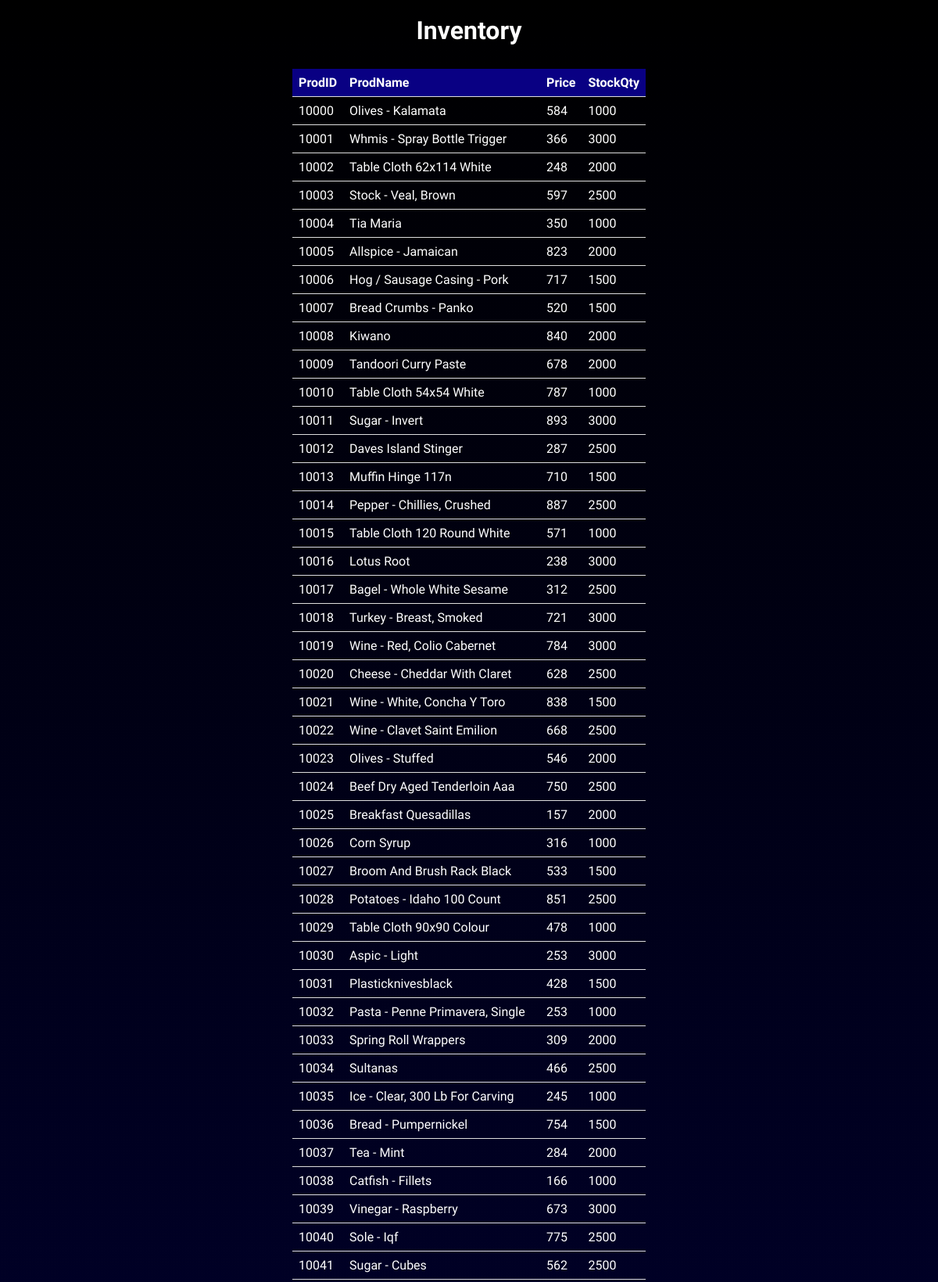
Page /html_files/tables/inventory.php (upper part) on the committed database.
### tables this page shows
CREATE TABLE IF NOT EXISTS Inventory (
        ProdID INT NOT NULL AUTO_INCREMENT,
        ProdName VARCHAR(60) NOT NULL,
        Price INT,
        StockQty INT,
        PRIMARY KEY (ProdID),
        CONSTRAINT PriceCheck CHECK (Price > 0),
        CONSTRAINT StockCheck CHECK (StockQty >= 0)
    );

### html_files/tables/inventory.php (the view, shortened to what this page needs)
<!DOCTYPE html>
<html>
<head>
    <link rel="stylesheet" href="../style.css">
</head>
<body>
    <h2>Inventory</h2>
    <table>
        <tr>
            <th>ProdID</th>
            <th>ProdName</th>
            <th>Price</th>
            <th>StockQty</th>
        </tr>
        <?php
            $servername = "localhost";
            $username = "root";
            $password = "root";
            $dbname = "bumper_bazaar";
            $conn = new mysqli($servername, $username, $password, $dbname);
            $sql = "SELECT * FROM inventory";
            $result = $conn->query($sql);
            while ($row = $result->fetch_assoc()) {
                echo "<tr>";
                echo "<td>".$row['ProdID']."</td>";
                echo "<td>".$row['ProdName']."</td>";
                echo "<td>".$row['Price']."</td>";
                echo "<td>".$row['StockQty']."</td>";
                echo "</tr>";
            }
        ?>
    </table>
</body>
</html>

### html_files/style.css (style rules this page uses)
* { margin: 10px; padding: 0; font-family: Ubuntu, Consolas; color: white; }
body { background: -webkit-linear-gradient(black, rgb(1, 1, 126)); background-size: cover; background-repeat: no-repeat; background-attachment: fixed; }
h2 { text-align: center; margin-bottom: 30px; font-size: 2rem; }
table { margin: auto; border-collapse: collapse; }
th, td { padding: 8px; text-align: left; border-bottom: 1px solid #ddd; }
th { background-color: #090083; }

### rows in the picture
inventory: ProdID "10000", ProdName "Olives - Kalamata", Price "584", StockQty "1000"
inventory: ProdID "10001", ProdName "Whmis - Spray Bottle Trigger", Price "366", StockQty "3000"
inventory: ProdID "10002", ProdName "Table Cloth 62x114 White", Price "248", StockQty "2000"
inventory: ProdID "10003", ProdName "Stock - Veal, Brown", Price "597", StockQty "2500"
inventory: ProdID "10004", ProdName "Tia Maria", Price "350", StockQty "1000"
inventory: ProdID "10005", ProdName "Allspice - Jamaican", Price "823", StockQty "2000"
inventory: ProdID "10006", ProdName "Hog / Sausage Casing - Pork", Price "717", StockQty "1500"
inventory: ProdID "10007", ProdName "Bread Crumbs - Panko", Price "520", StockQty "1500"
inventory: ProdID "10008", ProdName "Kiwano", Price "840", StockQty "2000"
inventory: ProdID "10009", ProdName "Tandoori Curry Paste", Price "678", StockQty "2000"
inventory: ProdID "10010", ProdName "Table Cloth 54x54 White", Price "787", StockQty "1000"
inventory: ProdID "10011", ProdName "Sugar - Invert", Price "893", StockQty "3000"
inventory: ProdID "10012", ProdName "Daves Island Stinger", Price "287", StockQty "2500"
inventory: ProdID "10013", ProdName "Muffin Hinge 117n", Price "710", StockQty "1500"
inventory: ProdID "10014", ProdName "Pepper - Chillies, Crushed", Price "887", StockQty "2500"
inventory: ProdID "10015", ProdName "Table Cloth 120 Round White", Price "571", StockQty "1000"
inventory: ProdID "10016", ProdName "Lotus Root", Price "238", StockQty "3000"
inventory: ProdID "10017", ProdName "Bagel - Whole White Sesame", Price "312", StockQty "2500"
inventory: ProdID "10018", ProdName "Turkey - Breast, Smoked", Price "721", StockQty "3000"
inventory: ProdID "10019", ProdName "Wine - Red, Colio Cabernet", Price "784", StockQty "3000"
inventory: ProdID "10020", ProdName "Cheese - Cheddar With Claret", Price "628", StockQty "2500"
inventory: ProdID "10021", ProdName "Wine - White, Concha Y Toro", Price "838", StockQty "1500"
inventory: ProdID "10022", ProdName "Wine - Clavet Saint Emilion", Price "668", StockQty "2500"
inventory: ProdID "10023", ProdName "Olives - Stuffed", Price "546", StockQty "2000"
inventory: ProdID "10024", ProdName "Beef Dry Aged Tenderloin Aaa", Price "750", StockQty "2500"
inventory: ProdID "10025", ProdName "Breakfast Quesadillas", Price "157", StockQty "2000"
inventory: ProdID "10026", ProdName "Corn Syrup", Price "316", StockQty "1000"
inventory: ProdID "10027", ProdName "Broom And Brush Rack Black", Price "533", StockQty "1500"
inventory: ProdID "10028", ProdName "Potatoes - Idaho 100 Count", Price "851", StockQty "2500"
inventory: ProdID "10029", ProdName "Table Cloth 90x90 Colour", Price "478", StockQty "1000"
inventory: ProdID "10030", ProdName "Aspic - Light", Price "253", StockQty "3000"
inventory: ProdID "10031", ProdName "Plasticknivesblack", Price "428", StockQty "1500"
inventory: ProdID "10032", ProdName "Pasta - Penne Primavera, Single", Price "253", StockQty "1000"
inventory: ProdID "10033", ProdName "Spring Roll Wrappers", Price "309", StockQty "2000"
inventory: ProdID "10034", ProdName "Sultanas", Price "466", StockQty "2500"
inventory: ProdID "10035", ProdName "Ice - Clear, 300 Lb For Carving", Price "245", StockQty "1000"
inventory: ProdID "10036", ProdName "Bread - Pumpernickel", Price "754", StockQty "1500"
inventory: ProdID "10037", ProdName "Tea - Mint", Price "284", StockQty "2000"
inventory: ProdID "10038", ProdName "Catfish - Fillets", Price "166", StockQty "1000"
inventory: ProdID "10039", ProdName "Vinegar - Raspberry", Price "673", StockQty "3000"
inventory: ProdID "10040", ProdName "Sole - Iqf", Price "775", StockQty "2500"
inventory: ProdID "10041", ProdName "Sugar - Cubes", Price "562", StockQty "2500"
